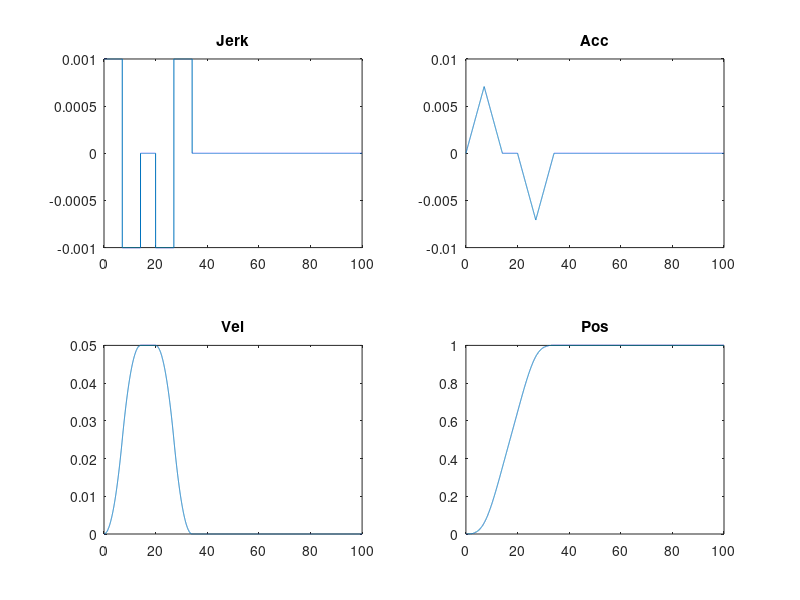

Reproduce this figure in MATLAB.
clear all;
close all;

dt = 0.01;
tf = 100;
t = 0:dt:tf;

N = length(t);

% Unit: m/s
j_max = 0.001;
a_max = 0.01;
v_max = 0.05;

j = zeros(1,length(t));
a = zeros(1,length(t));
v = zeros(1,length(t));
p = zeros(1,length(t));

j_sum = zeros(1,length(t));
a_sum = zeros(1,length(t));
v_sum = zeros(1,length(t));
p_sum = zeros(1,length(t));

goal_distance = 1;

t01 = a_max/j_max;
t02 = v_max/a_max -t01;

if t02 <= 0
    t01 = sqrt(v_max/j_max);
    t1 = t01;
    t02 = t1;
    t2 = 2*t01;
end

a_t1 = j_max*t1;
v_t1 = 1/2*j_max*t1^2;
p_t1 = 1/6*j_max*t1^3;

v_t2 = -j_max*t01 + a_t1*t01;
p_t2 = -j_max/6*t1^3 + a_t1/2*t01^2 + v_t1*t01 + p_t1;

p_stop_start = goal_distance - p_t2;

a_t3 = -j_max*t01;
v_t3 = -j_max/2*t01^2 + v_max;
p_t3 = -j_max/6*t01^3 + v_max*t01 + p_stop_start;


t_stop_start = (goal_distance - 2*p_t2)/v_max + t2;
t3 = t_stop_start + t01;
t4 = t3 + t01;

for i = 1:N
    
    if t(i)>=0 && t(i)<t1
        j(i) = j_max;
        a(i) = j_max*t(i);
        v(i) = 1/2*j_max*t(i)^2;
        p(i) = 1/6*j_max*t(i)^3;
        
    elseif t(i)>=t1 && t(i) < t2
        j(i) = -j_max;
        a(i) = -j_max*(t(i)-t1) + a_t1;
        v(i) = -j_max/2*(t(i)-t1)^2 + a_t1*(t(i)-t1) + v_t1;
        p(i) = -j_max/6*(t(i)-t1)^3 + a_t1/2*(t(i)-t1)^2 + v_t1*(t(i)-t1) + p_t1;
        
        j_sum(i) = -j_max;
        a_sum(i+1) = a_sum(i) + j_sum(i)*dt;
        v_sum(i+1) = v_sum(i) + a_sum(i)*dt;
        p_sum(i+1) = p_sum(i) + v_sum(i)*dt;
        
    elseif t(i)>=t2
        j(i) = 0;
        a(i) = 0;
        v(i) = v_max;
        p(i) = p_t2 + v_max*(t(i)-t2);
        
        j_sum(i) = 0;
        a_sum(i+1) = 0;
        v_sum(i+1) = v_max;
        p_sum(i+1) = p_sum(i) + v_sum(i)*dt;
    end
    
    if t(i) >= t_stop_start && t(i) < t3
        j(i) = -j_max;
        a(i) = -j_max*(t(i)-t_stop_start);
        v(i) = -j_max/2*(t(i)-t_stop_start)^2 + v_max;
        p(i) = -j_max/6*(t(i)-t_stop_start)^3 + v_max*(t(i)-t_stop_start) + p_stop_start;
        
    elseif t(i) >= t3 && t(i) < t4
        j(i) = j_max;
        a(i) = j_max*(t(i)-t3) + a_t3;
        v(i) = j_max/2*(t(i)-t3)^2 + a_t3*(t(i)-t3) + v_t3;
        p(i) = j_max/6*(t(i)-t3)^3 + a_t3/2*(t(i)-t3)^2 + v_t3*(t(i)-t3) + p_t3;
        
    elseif t(i) >=t4
        j(i) = 0;
        a(i) = 0;
        v(i) = 0;
        p(i) = goal_distance;
    end
end


subplot(2,2,1)
plot(t,j);
title('Jerk')

subplot(2,2,2)
plot(t,a);
title('Acc')

subplot(2,2,3)
plot(t,v);
title('Vel')

subplot(2,2,4)
plot(t,p);
title('Pos')